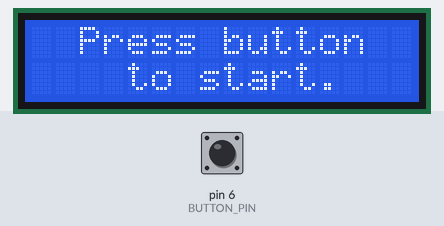
The sketch below on a simulated Arduino Uno, built with avr-gcc and run on an emulated ATmega328P. Parts: 16×2 character LCD. The inputs (shaded band) are chosen by the test bench; at power-on: pin 6 (BUTTON_PIN) HIGH. What the sketch prints to the serial monitor is not drawn.

Above: at 1.2 s.
1.3 s: pin 6 (BUTTON_PIN) pulled LOW for 3.2 s
At 4.6 s:
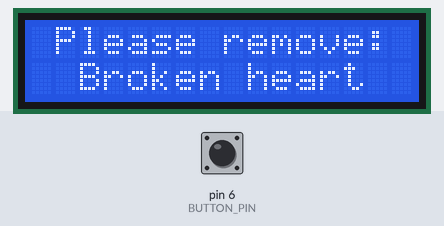
6.0 s: pin 6 (BUTTON_PIN) pulled LOW for 0.15 s
At 6.7 s:
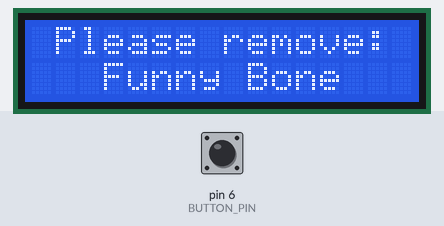
7.6 s: pin 6 (BUTTON_PIN) pulled LOW for 1 s
At 10.0 s:
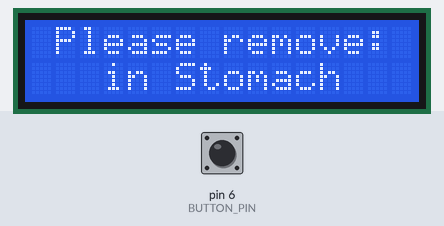
10.6 s: pin 6 (BUTTON_PIN) pulled LOW for 0.15 s
At 11.6 s:
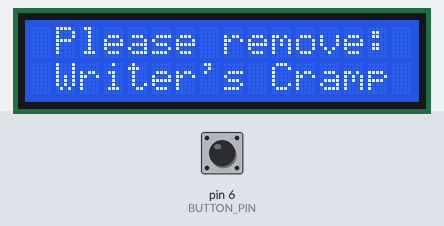
12.2 s: pin 6 (BUTTON_PIN) pulled LOW for 0.15 s
At 12.8 s:
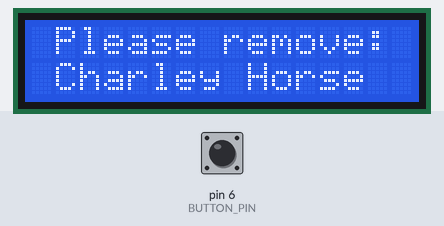
13.8 s: pin 6 (BUTTON_PIN) pulled LOW for 1 s
At 15.7 s:
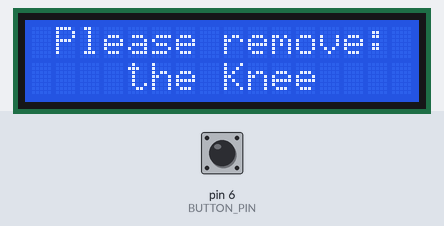
Timing chart, 0 to 17.2 s (numbered marks = the images above; inputs shaded):
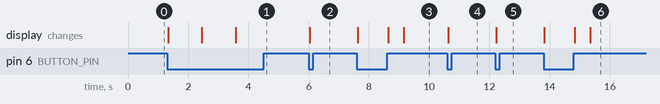

The sketch:

final_operation_game_code.ino
```cpp
#include <LiquidCrystal_I2C.h>
#define BUTTON_PIN 6

//define I2C address......
LiquidCrystal_I2C lcd(0x27,16,2);
/*
  state 0 - start
    1 - wrench
    2 - wishbone
    3 - heart
    4 - bone
    5 - butterfly
    6 - pencil
    7 - horse
    8 - bucket
*/

void setup() {
  pinMode(BUTTON_PIN, INPUT);
  Serial.begin(9600);
  Serial.println("start");
  lcd.init();
  lcd.clear();
  lcd.backlight();
  lcd.setCursor(2,0);
  lcd.print("Press button");

  lcd.setCursor(4,1);
  lcd.print("to start.");
}

// functions

int state = 0;

void decode(int = state) {
  if (state == 0) {
    //state 0
    lcd.clear();
    lcd.setCursor(3,0);
    lcd.print("Thank you");

    lcd.setCursor(2,1);
    lcd.print("for playing.");
    return;
  }
  if (state == 1) {
    //state 0
    lcd.clear();
    lcd.setCursor(1,0);
    lcd.print("Please remove:");

    lcd.setCursor(1,1);
    lcd.print("Wrenched ankle");

    return;
  }
  if (state == 2) {
    //state 0
    lcd.clear();
    lcd.setCursor(1,0);
    lcd.print("Please remove:");

    lcd.setCursor(3,1);
    lcd.print("Wish Bone");

    return;
  }
  if (state == 3) {
    //state 1
    lcd.clear();
    lcd.setCursor(1,0);
    lcd.print("Please remove:");

    lcd.setCursor(2,1);
    lcd.print("Broken heart");
    return;
  }
  if (state == 4) {
    //state 2
    lcd.clear();
    lcd.setCursor(1,0);
    lcd.print("Please remove:");

    lcd.setCursor(3,1);
    lcd.print("Funny Bone");

    return;
  }
  if (state == 5) {
    //state 2
    lcd.clear();
    lcd.setCursor(1,0);
    lcd.print("Please remove:");

    lcd.setCursor(2,1);
    lcd.print("Butterflies");
    delay(1000);
    lcd.setCursor(0,1);
    lcd.print("              ");
    delay(500);
    lcd.setCursor(3,1);
    lcd.print("in Stomach");


    return;
  }
  if (state == 6) {
    //state 2
    lcd.clear();
    lcd.setCursor(1,0);
    lcd.print("Please remove:");

    lcd.setCursor(1,1);
    lcd.print("Writer's Cramp");

    return;
  }
  if (state == 7) {
    //state 2
    lcd.clear();
    lcd.setCursor(1,0);
    lcd.print("Please remove:");

    lcd.setCursor(1,1);
    lcd.print("Charley Horse");

    return;
  }
  if (state == 8) {
    //state 2
    lcd.clear();
    lcd.setCursor(1,0);
    lcd.print("Please remove:");

    lcd.setCursor(4,1);
    lcd.print("Water on");
    delay(1000);
    lcd.setCursor(0,1);
    lcd.print("              ");
    delay(500);
    lcd.setCursor(4,1);
    lcd.print("the Knee");

    return;
  }
}

void loop() {
  if (digitalRead(BUTTON_PIN) == LOW) {
    state = state+1;
    if (state >= 9){
      state = 0;
    }
    decode(state);
    Serial.println("button pressed");
    delay(1000); // helps with button bouncing

    delay(100);
  }
  else {
  }

}
```

Measured:
- after the input at 1.3 s, the display: first changes at once (image 1 shows a later state)
- after the input at 6.0 s, the display: changes at once (image 2)
- after the input at 7.6 s, the display: first changes at once (image 3 shows a later state)
- after the input at 10.6 s, the display: changes at once (image 4)
- after the input at 12.2 s, the display: changes at once (image 5)
- after the input at 13.8 s, the display: first changes at once (image 6 shows a later state)
